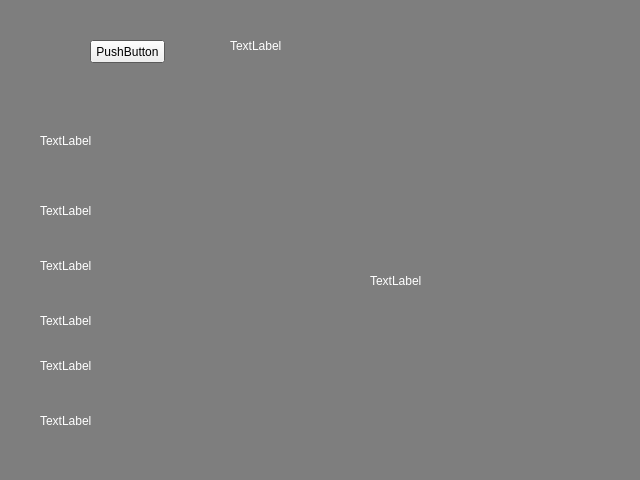
<?xml version="1.0" encoding="UTF-8"?>
<ui version="4.0">
 <class>qjoy</class>
 <widget class="QWidget" name="qjoy">
  <property name="geometry">
   <rect>
    <x>0</x>
    <y>0</y>
    <width>640</width>
    <height>480</height>
   </rect>
  </property>
  <property name="palette">
   <palette>
    <active>
     <colorrole role="WindowText">
      <brush brushstyle="SolidPattern">
       <color alpha="255">
        <red>255</red>
        <green>255</green>
        <blue>255</blue>
       </color>
      </brush>
     </colorrole>
     <colorrole role="Midlight">
      <brush brushstyle="SolidPattern">
       <color alpha="255">
        <red>0</red>
        <green>0</green>
        <blue>0</blue>
       </color>
      </brush>
     </colorrole>
     <colorrole role="Text">
      <brush brushstyle="SolidPattern">
       <color alpha="255">
        <red>255</red>
        <green>255</green>
        <blue>255</blue>
       </color>
      </brush>
     </colorrole>
     <colorrole role="Base">
      <brush brushstyle="SolidPattern">
       <color alpha="255">
        <red>0</red>
        <green>0</green>
        <blue>0</blue>
       </color>
      </brush>
     </colorrole>
     <colorrole role="Window">
      <brush brushstyle="SolidPattern">
       <color alpha="255">
        <red>126</red>
        <green>126</green>
        <blue>126</blue>
       </color>
      </brush>
     </colorrole>
    </active>
    <inactive>
     <colorrole role="WindowText">
      <brush brushstyle="SolidPattern">
       <color alpha="255">
        <red>255</red>
        <green>255</green>
        <blue>255</blue>
       </color>
      </brush>
     </colorrole>
     <colorrole role="Midlight">
      <brush brushstyle="SolidPattern">
       <color alpha="255">
        <red>0</red>
        <green>0</green>
        <blue>0</blue>
       </color>
      </brush>
     </colorrole>
     <colorrole role="Text">
      <brush brushstyle="SolidPattern">
       <color alpha="255">
        <red>255</red>
        <green>255</green>
        <blue>255</blue>
       </color>
      </brush>
     </colorrole>
     <colorrole role="Base">
      <brush brushstyle="SolidPattern">
       <color alpha="255">
        <red>0</red>
        <green>0</green>
        <blue>0</blue>
       </color>
      </brush>
     </colorrole>
     <colorrole role="Window">
      <brush brushstyle="SolidPattern">
       <color alpha="255">
        <red>126</red>
        <green>126</green>
        <blue>126</blue>
       </color>
      </brush>
     </colorrole>
    </inactive>
    <disabled>
     <colorrole role="WindowText">
      <brush brushstyle="SolidPattern">
       <color alpha="255">
        <red>118</red>
        <green>116</green>
        <blue>108</blue>
       </color>
      </brush>
     </colorrole>
     <colorrole role="Midlight">
      <brush brushstyle="SolidPattern">
       <color alpha="255">
        <red>0</red>
        <green>0</green>
        <blue>0</blue>
       </color>
      </brush>
     </colorrole>
     <colorrole role="Text">
      <brush brushstyle="SolidPattern">
       <color alpha="255">
        <red>118</red>
        <green>116</green>
        <blue>108</blue>
       </color>
      </brush>
     </colorrole>
     <colorrole role="Base">
      <brush brushstyle="SolidPattern">
       <color alpha="255">
        <red>126</red>
        <green>126</green>
        <blue>126</blue>
       </color>
      </brush>
     </colorrole>
     <colorrole role="Window">
      <brush brushstyle="SolidPattern">
       <color alpha="255">
        <red>126</red>
        <green>126</green>
        <blue>126</blue>
       </color>
      </brush>
     </colorrole>
    </disabled>
   </palette>
  </property>
  <property name="windowTitle">
   <string>qjoy</string>
  </property>
  <widget class="QPushButton" name="openJoyBtn">
   <property name="geometry">
    <rect>
     <x>90</x>
     <y>40</y>
     <width>75</width>
     <height>23</height>
    </rect>
   </property>
   <property name="text">
    <string>PushButton</string>
   </property>
  </widget>
  <widget class="QLabel" name="label">
   <property name="geometry">
    <rect>
     <x>370</x>
     <y>130</y>
     <width>231</width>
     <height>301</height>
    </rect>
   </property>
   <property name="text">
    <string>TextLabel</string>
   </property>
  </widget>
  <widget class="QLabel" name="lbl_MSG">
   <property name="geometry">
    <rect>
     <x>40</x>
     <y>125</y>
     <width>511</width>
     <height>31</height>
    </rect>
   </property>
   <property name="text">
    <string>TextLabel</string>
   </property>
  </widget>
  <widget class="QLabel" name="lbl_buttonNum">
   <property name="geometry">
    <rect>
     <x>40</x>
     <y>195</y>
     <width>201</width>
     <height>31</height>
    </rect>
   </property>
   <property name="text">
    <string>TextLabel</string>
   </property>
  </widget>
  <widget class="QLabel" name="lbl_Pov">
   <property name="geometry">
    <rect>
     <x>40</x>
     <y>250</y>
     <width>221</width>
     <height>31</height>
    </rect>
   </property>
   <property name="text">
    <string>TextLabel</string>
   </property>
  </widget>
  <widget class="QLabel" name="label_5">
   <property name="geometry">
    <rect>
     <x>40</x>
     <y>310</y>
     <width>241</width>
     <height>21</height>
    </rect>
   </property>
   <property name="text">
    <string>TextLabel</string>
   </property>
  </widget>
  <widget class="QLabel" name="label_6">
   <property name="geometry">
    <rect>
     <x>40</x>
     <y>350</y>
     <width>261</width>
     <height>31</height>
    </rect>
   </property>
   <property name="text">
    <string>TextLabel</string>
   </property>
  </widget>
  <widget class="QLabel" name="label_7">
   <property name="geometry">
    <rect>
     <x>40</x>
     <y>410</y>
     <width>261</width>
     <height>21</height>
    </rect>
   </property>
   <property name="text">
    <string>TextLabel</string>
   </property>
  </widget>
  <widget class="QLabel" name="label_8">
   <property name="geometry">
    <rect>
     <x>230</x>
     <y>30</y>
     <width>381</width>
     <height>31</height>
    </rect>
   </property>
   <property name="text">
    <string>TextLabel</string>
   </property>
  </widget>
 </widget>
 <resources/>
 <connections/>
</ui>
